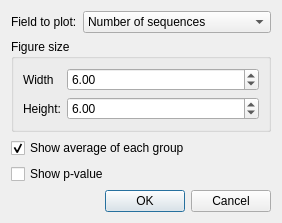
<?xml version="1.0" encoding="UTF-8"?>
<ui version="4.0">
 <class>BoxPlotDialog</class>
 <widget class="QDialog" name="BoxPlotDialog">
  <property name="geometry">
   <rect>
    <x>0</x>
    <y>0</y>
    <width>282</width>
    <height>204</height>
   </rect>
  </property>
  <property name="sizePolicy">
   <sizepolicy hsizetype="Fixed" vsizetype="Fixed">
    <horstretch>0</horstretch>
    <verstretch>0</verstretch>
   </sizepolicy>
  </property>
  <property name="windowTitle">
   <string>Box plot</string>
  </property>
  <property name="windowIcon">
   <iconset>
    <normaloff>../../../../../icons/programIcon.png</normaloff>../../../../../icons/programIcon.png</iconset>
  </property>
  <layout class="QVBoxLayout" name="verticalLayout">
   <item>
    <layout class="QHBoxLayout" name="horizontalLayout">
     <item>
      <widget class="QLabel" name="lblFieldToPlot">
       <property name="text">
        <string>Field to plot:</string>
       </property>
      </widget>
     </item>
     <item>
      <widget class="QComboBox" name="cboFieldToPlot">
       <property name="sizePolicy">
        <sizepolicy hsizetype="Preferred" vsizetype="Fixed">
         <horstretch>1</horstretch>
         <verstretch>0</verstretch>
        </sizepolicy>
       </property>
       <item>
        <property name="text">
         <string>Number of sequences</string>
        </property>
       </item>
       <item>
        <property name="text">
         <string>Proportion of sequences (%)</string>
        </property>
       </item>
      </widget>
     </item>
    </layout>
   </item>
   <item>
    <widget class="QGroupBox" name="groupBox_3">
     <property name="title">
      <string>Figure size</string>
     </property>
     <layout class="QVBoxLayout" name="verticalLayout_6">
      <item>
       <layout class="QFormLayout" name="formLayout_2">
        <property name="fieldGrowthPolicy">
         <enum>QFormLayout::AllNonFixedFieldsGrow</enum>
        </property>
        <item row="0" column="1">
         <widget class="QDoubleSpinBox" name="spinFigWidth">
          <property name="decimals">
           <number>2</number>
          </property>
          <property name="minimum">
           <double>0.100000000000000</double>
          </property>
          <property name="maximum">
           <double>20.000000000000000</double>
          </property>
          <property name="singleStep">
           <double>0.050000000000000</double>
          </property>
          <property name="value">
           <double>6.000000000000000</double>
          </property>
         </widget>
        </item>
        <item row="1" column="0">
         <widget class="QLabel" name="lblFigureHeight">
          <property name="text">
           <string>Height:</string>
          </property>
         </widget>
        </item>
        <item row="1" column="1">
         <widget class="QDoubleSpinBox" name="spinFigHeight">
          <property name="minimum">
           <double>0.100000000000000</double>
          </property>
          <property name="maximum">
           <double>20.000000000000000</double>
          </property>
          <property name="singleStep">
           <double>0.050000000000000</double>
          </property>
          <property name="value">
           <double>6.000000000000000</double>
          </property>
         </widget>
        </item>
        <item row="0" column="0">
         <widget class="QLabel" name="lblFigureWidth">
          <property name="text">
           <string>Width</string>
          </property>
         </widget>
        </item>
       </layout>
      </item>
     </layout>
    </widget>
   </item>
   <item>
    <widget class="QCheckBox" name="chkShowAverage">
     <property name="text">
      <string>Show average of each group</string>
     </property>
     <property name="checked">
      <bool>true</bool>
     </property>
    </widget>
   </item>
   <item>
    <widget class="QCheckBox" name="chkShowPvalue">
     <property name="text">
      <string>Show p-value</string>
     </property>
    </widget>
   </item>
   <item>
    <layout class="QHBoxLayout" name="horizontalLayout_5">
     <item>
      <spacer name="horizontalSpacer">
       <property name="orientation">
        <enum>Qt::Horizontal</enum>
       </property>
       <property name="sizeHint" stdset="0">
        <size>
         <width>100</width>
         <height>20</height>
        </size>
       </property>
      </spacer>
     </item>
     <item>
      <widget class="QDialogButtonBox" name="buttonBox">
       <property name="orientation">
        <enum>Qt::Horizontal</enum>
       </property>
       <property name="standardButtons">
        <set>QDialogButtonBox::Cancel|QDialogButtonBox::Ok</set>
       </property>
       <property name="centerButtons">
        <bool>false</bool>
       </property>
      </widget>
     </item>
    </layout>
   </item>
  </layout>
 </widget>
 <resources/>
 <connections>
  <connection>
   <sender>buttonBox</sender>
   <signal>accepted()</signal>
   <receiver>BoxPlotDialog</receiver>
   <slot>accept()</slot>
   <hints>
    <hint type="sourcelabel">
     <x>248</x>
     <y>254</y>
    </hint>
    <hint type="destinationlabel">
     <x>157</x>
     <y>274</y>
    </hint>
   </hints>
  </connection>
  <connection>
   <sender>buttonBox</sender>
   <signal>rejected()</signal>
   <receiver>BoxPlotDialog</receiver>
   <slot>reject()</slot>
   <hints>
    <hint type="sourcelabel">
     <x>316</x>
     <y>260</y>
    </hint>
    <hint type="destinationlabel">
     <x>286</x>
     <y>274</y>
    </hint>
   </hints>
  </connection>
 </connections>
 <designerdata>
  <property name="gridDeltaX">
   <number>10</number>
  </property>
  <property name="gridDeltaY">
   <number>10</number>
  </property>
  <property name="gridSnapX">
   <bool>true</bool>
  </property>
  <property name="gridSnapY">
   <bool>true</bool>
  </property>
  <property name="gridVisible">
   <bool>true</bool>
  </property>
 </designerdata>
</ui>
